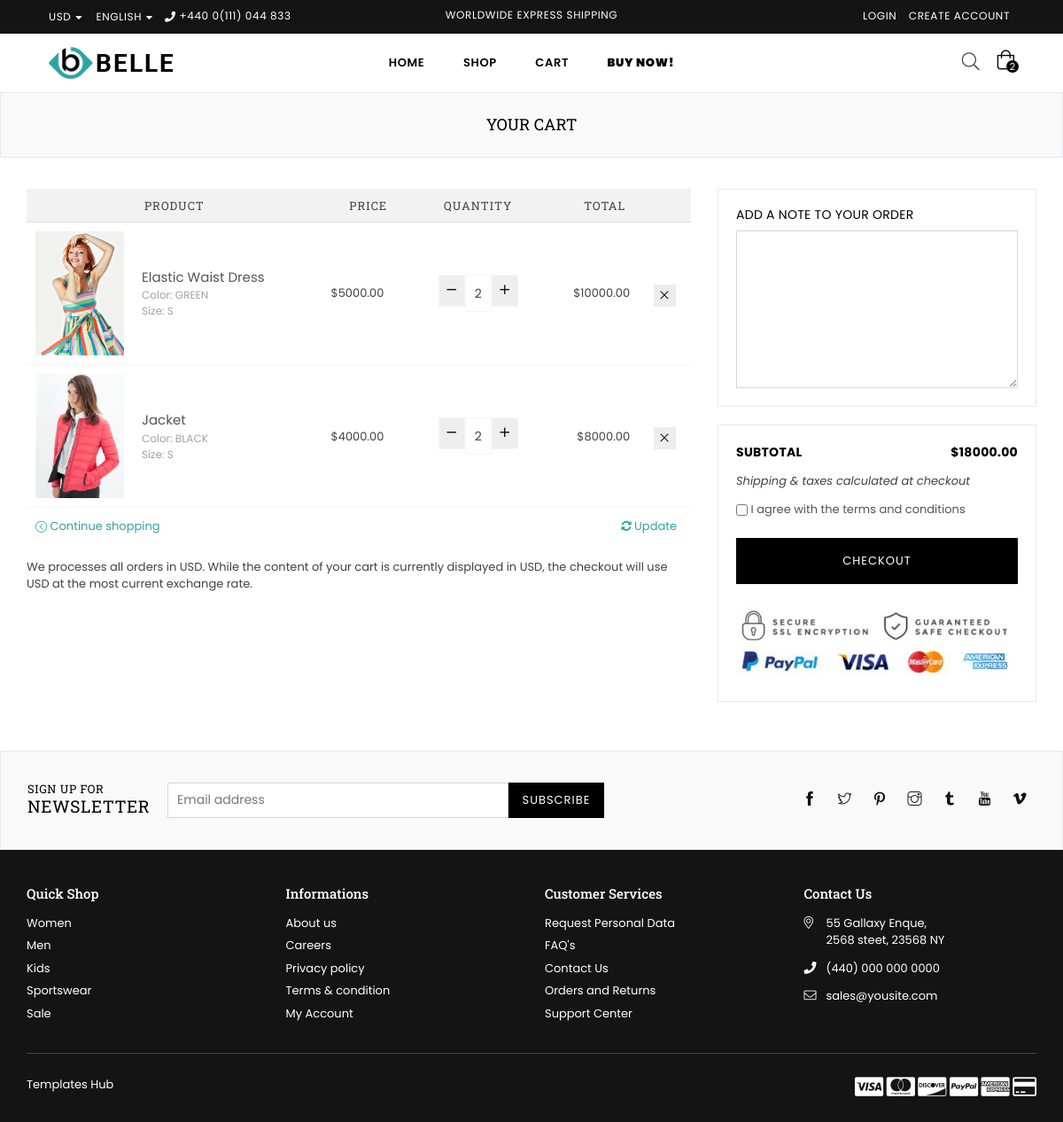
Page /shop/cart/ on the earlier database version.
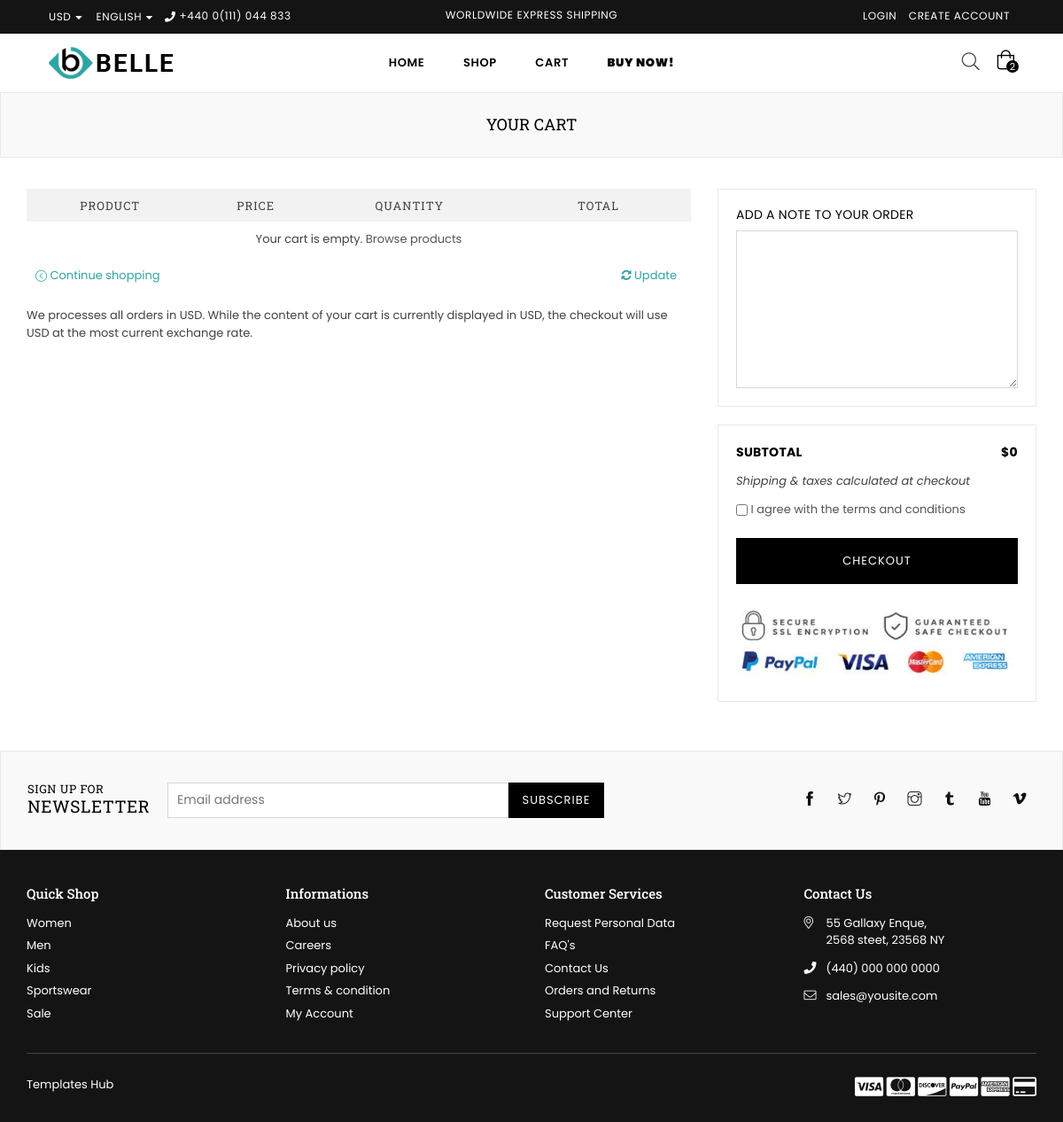
Same page on the later database version.
### app/models.py (models this page shows, shortened)
class CartItem(models.Model):
    cart = models.ForeignKey(Cart, on_delete=models.CASCADE)
    product = models.ForeignKey(Product, on_delete=models.CASCADE)
    color = models.ForeignKey(Color, on_delete=models.CASCADE)
    size = models.ForeignKey(Size, on_delete=models.CASCADE)
    quantity = models.PositiveIntegerField(default=1)
    @property
    def total_price(self):
        return self.product.price * self.quantity

class Product(models.Model):
    name = models.CharField(max_length=255)
    description = models.TextField()
    price = models.DecimalField(max_digits=10, decimal_places=2)
    slug= models.SlugField(unique=True)
    discounted_price = models.DecimalField(max_digits=10, decimal_places=2, null=True, blank=True)
    SKU = models.CharField(max_length=50, unique=True)
    stock = models.IntegerField()
    rating = models.FloatField()
    reviews_count = models.IntegerField()
    in_stock = models.BooleanField(default=True)
    is_new = models.BooleanField(default=False)
    is_on_sale = models.BooleanField(default=False)
    available_colors = models.ManyToManyField(Color, blank=True)
    available_sizes = models.ManyToManyField(Size, blank=True)
    product_type = models.CharField(max_length=50)
    collection = models.CharField(max_length=100)
    main_image = models.ImageField(upload_to='app/images/product_images/')
    hover_image = models.ImageField(upload_to='app/images/product_images/', blank=True, null=True)
    discount_percentage = models.IntegerField(null=True, blank=True)
    limited_stock_message = models.CharField(max_length=255, null=True, blank=True)
    is_featured= models.BooleanField(default=False)
    brand = models.ForeignKey(Brand, on_delete=models.CASCADE, null=True)
    tags = models.ManyToManyField(Tag, blank=True)

class Color(models.Model):
    name = models.CharField(max_length=50, unique=True)  # e.g., "Red", "Black"
    code = models.CharField(max_length=7, unique=True)  # e.g., "#FF0000"

class Size(models.Model):
    name = models.CharField(max_length=10, unique=True)  # e.g., "XS", "S", "M", "L", "XL"

### app/views.py (the view, shortened to what this page needs)
# urls.py: path('cart/', views.cart_page, name='cart'),
def cart_page(request):
    if request.user.is_authenticated:
        cart, created = Cart.objects.get_or_create(user=request.user)
    else:
        session_key = request.session.session_key or request.session.create()
        cart, created = Cart.objects.get_or_create(session_key=session_key)
    cart_items = cart.cartitem_set.all()
    subtotal = sum(item.total_price for item in cart.cartitem_set.all())
    context = {
        'cart_items': cart_items,
        'subtotal': subtotal,
    }
    return render(request, 'app/cart.html', context)

### app/templates/app/cart.html (shortened to what the changed rows need)
{% extends 'base.html' %}
    {% load static %}
    {% block content %}
    <div id="page-content">
    	<div class="page section-header text-center">
			<div class="page-title">
        		<div class="wrapper"><h1 class="page-width">Your cart</h1></div>
      		</div>
		</div>
        <div class="container">
        	<div class="row">
                <div class="col-12 col-sm-12 col-md-8 col-lg-8 main-col">
                	<form action="#" method="post" class="cart style2">
                		<table>
                            <thead class="cart__row cart__header">
                                <tr>
                                    <th colspan="2" class="text-center">Product</th>
                                    <th class="text-center">Price</th>
                                    <th class="text-center">Quantity</th>
                                    <th class="text-right">Total</th>
                                    <th class="action">&nbsp;</th>
                                </tr>
                            </thead>
                    		<tbody>
                                {% for item in cart_items %}
                                <tr class="cart__row border-bottom line1 cart-flex border-top">
                                    <td class="cart__image-wrapper cart-flex-item">
                                        <a href="{% url 'product' item.product.slug  %}"><img class="cart__image" src="{{ item.product.main_image.url }}" alt="{{ item.product.name }}"></a>
                                    </td>
                                    <td class="cart__meta small--text-left cart-flex-item">
                                        <div class="list-view-item__title">
                                            <a href="#">{{item.product.name}} </a>
                                        </div>
                                        <div class="cart__meta-text">
                                            Color: {{ item.color.name }}<br>Size: {{ item.size.name }}<br>
                                        </div>
                                    </td>
                                    <td class="cart__price-wrapper cart-flex-item">
                                        <span class="money">${{ item.product.price }}</span>
                                    </td>
                                    <td class="cart__update-wrapper cart-flex-item text-right">
                                        <div class="cart__qty text-center">
                                            <div class="qtyField">
                                                <a class="qtyBtn minus" data-id="{{ item.id }}" href="javascript:void(0);"><i class="fa anm anm-minus-r" aria-hidden="true"></i></a>
                                                <input type="text" readonly name="quantity" value="{{ item.quantity | default:1 }}" data-id="{{ item.id }}" class="product-form__input qty">
                                                <a class="qtyBtn plus" data-id="{{ item.id }}" href="javascript:void(0);"><i class="fa anm anm-plus-r" aria-hidden="true"></i></a>
                                            </div>
                                        </div>
                                    </td>
                                    <td class="text-right small--hide cart-price">
                                        <div><span class="money" id="total-{{ item.id }}">${{ item.total_price|floatformat:2 }}</span></div>
                                    </td>
                                    <td class="text-center small--hide"><a href="?remove_item={{ item.id }}" class="btn btn--secondary cart__remove" title="Remove tem"><i class="icon icon anm anm-times-l"></i></a></td>
                                </tr>
                                {% empty %}
                                <tr>
                                    <td colspan="6" class="text-center">Your cart is empty. <a href="{% url 'shop' %}">Browse products</a></td>
                                </tr>
                                {% endfor %}
                            </tbody>
                    </table>
                    </form>
               	</div>
                <div class="col-12 col-sm-12 col-md-4 col-lg-4 cart__footer">
                    <div class="solid-border">
                      <div class="row">
                        <span class="col-12 col-sm-6 cart__subtotal-title cart__subtotal text-right"><span class="money" id="subtotal">${{ subtotal }}</span></span>
                      </div>
                    </div>
                </div>
            </div>
        </div>
    </div>
{% endblock content %}

Differences in the rows shown:
removed CartItem: product.main_image (picture), product.name "Elastic Waist Dress", color.name "GREEN", size.name "S", product.price "5000.00", quantity "2", total_price "10000.00"
removed CartItem: product.main_image (picture), product.name "Jacket", color.name "BLACK", size.name "S", product.price "4000.00", quantity "2", total_price "8000.00"
Other differences:
{{ subtotal }}: "18000.00" → "0"
text now shown: "Your cart is empty. Browse products"
